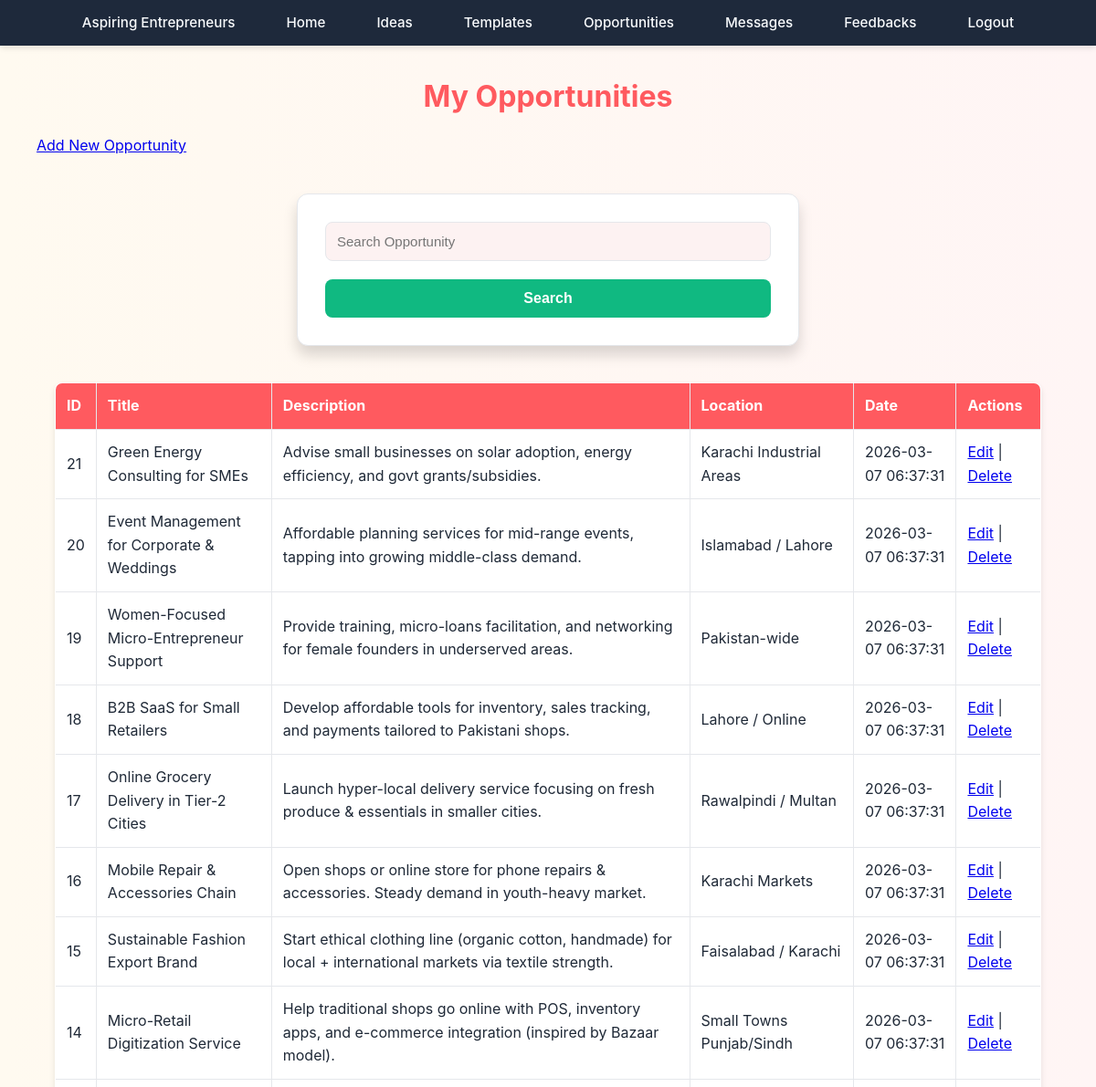
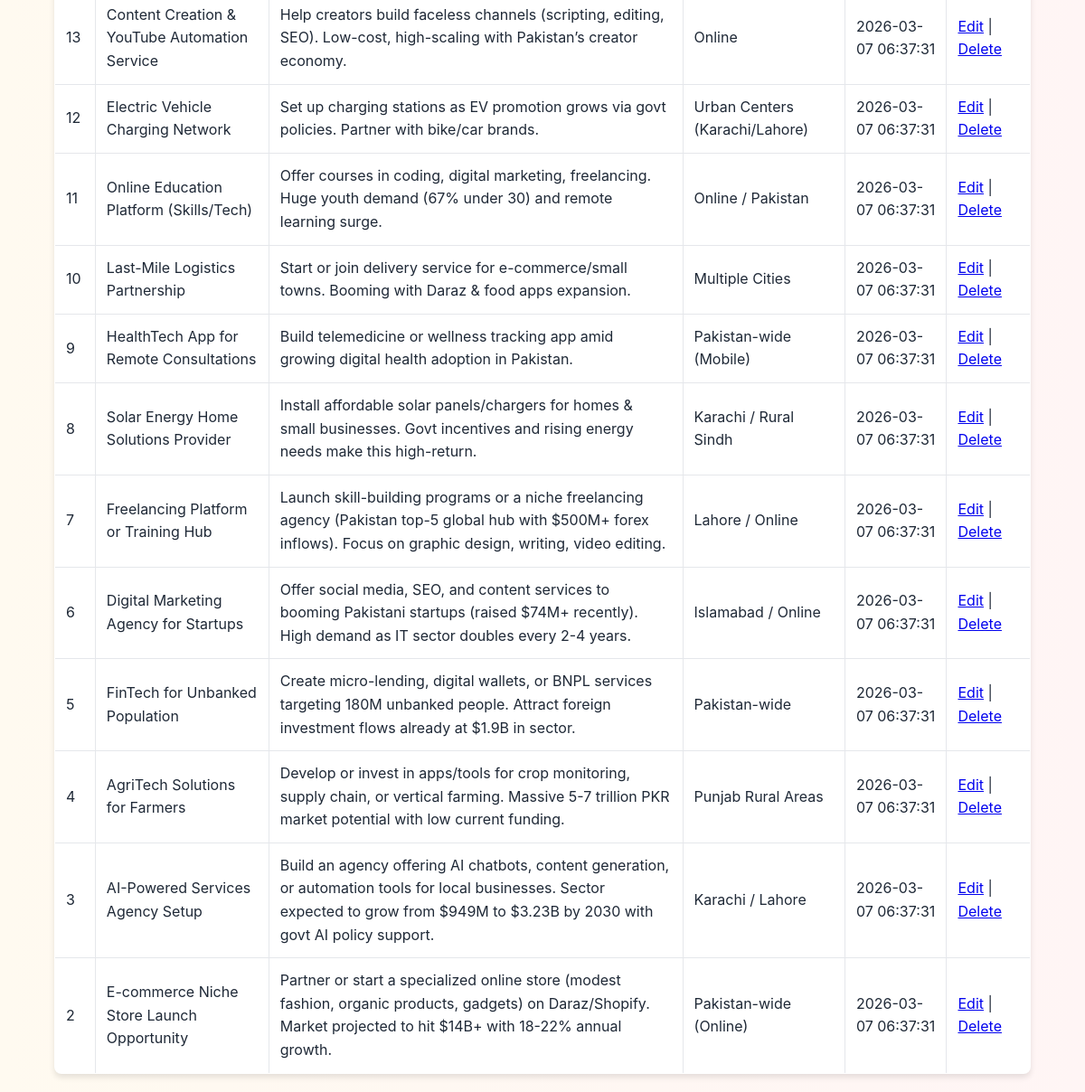
The page /agent/manage_opportunities.php (signed in) on the database its author committed (2 pictures, top to bottom).
### tables this page shows
CREATE TABLE `opportunities` (
  `opportunity_id` int(11) NOT NULL,
  `agent_id` int(11) DEFAULT NULL,
  `title` varchar(200) DEFAULT NULL,
  `description` text DEFAULT NULL,
  `location` varchar(150) DEFAULT NULL,
  `created_at` timestamp NOT NULL DEFAULT current_timestamp()
);

### agent/manage_opportunities.php (the view, shortened to what this page needs)
<?php
include "../config.php";
$agent_id = $_SESSION['agent_id'];
$searchQuery = "";
$opportunities = mysqli_query(
    $conn,
    "SELECT * FROM opportunities
WHERE agent_id = $agent_id
$searchQuery
ORDER BY opportunity_id DESC"
);
?>
<!DOCTYPE html>
<html>
<head>
    <link rel="stylesheet" href="../CSS/style.css">
</head>
<body>
    <?php include('navbar.php'); ?>
    <div>
        <h2>My Opportunities</h2>
        <a href="add_opportunity.php" style="margin:40px;">Add New Opportunity</a>
        <form method="get">
            <input type="text" name="search" placeholder="Search Opportunity"
                value="<?php echo isset($_GET['search']) ? htmlspecialchars($_GET['search']) : ''; ?>">
            <button type="submit">Search</button>
        </form>
        <table border="1" cellpadding="10">
            <tr>
                <th>ID</th>
                <th>Title</th>
                <th>Description</th>
                <th>Location</th>
                <th>Date</th>
                <th>Actions</th>
            </tr>
            <?php while ($row = mysqli_fetch_assoc($opportunities)) { ?>
                <tr>
                    <td><?php echo $row['opportunity_id']; ?></td>
                    <td><?php echo htmlspecialchars($row['title']); ?></td>
                    <td><?php echo htmlspecialchars($row['description']); ?></td>
                    <td><?php echo htmlspecialchars($row['location']); ?></td>
                    <td><?php echo $row['created_at']; ?></td>
                    <td>
                        <a href="edit_opportunity.php?id=<?php echo $row['opportunity_id']; ?>">Edit</a> |
                        <a href="?delete=<?php echo $row['opportunity_id']; ?>"
                            onclick="return confirm('Delete this opportunity?')">Delete</a>
                    </td>
                </tr>
            <?php } ?>
        </table>
    </div>
</body>
</html>

### CSS/style.css (style rules this page uses)
:root { --primary-color: #ff5a5f; --primary-hover: #e14d52; --secondary-color: #ffcc00; --secondary-hover: #e6b800; --text-primary: #1f2937; --text-secondary: #4b5563; --bg-primary: #ffffff; --bg-secondary: #fdf2f2; --border-color: #e5e7eb; --shadow-sm: 0 1px 2px rgba(0, 0, 0, 0.05); --shadow-md: 0 4px 6px rgba(0, 0, 0, 0.1); --shadow-lg: 0 10px 15px rgba(0, 0, 0, 0.15); }
* { margin: 0; padding: 0; box-sizing: border-box; }
body { font-family: 'Inter', sans-serif; background: linear-gradient(to right, #fffaf0, #fff5f5); color: var(--text-primary); line-height: 1.6; }
h1, h2, h3, h4, h5, h6 { margin-top: 30px; font-weight: 700; text-align: center; margin-bottom: 1rem; color: var(--primary-color); }
h2 { font-size: 2rem; }
form { max-width: 550px; margin: 40px auto; padding: 30px; background: var(--bg-primary); border-radius: 12px; box-shadow: var(--shadow-lg); border: 1px solid var(--border-color); }
input, select, textarea { width: 100%; padding: 12px; border: 1.5px solid var(--border-color); border-radius: 8px; margin-bottom: 20px; font-size: 15px; background-color: var(--bg-secondary); transition: border-color 0.2s, box-shadow 0.2s; }
button, input[type="submit"] { display: inline-block; width: 100%; background: #10b981; color: white; border: none; padding: 12px 20px; font-size: 1rem; font-weight: 600; cursor: pointer; border-radius: 8px; transition: all 0.2s ease; }
table { width: 90%; margin: 20px auto; border-collapse: collapse; background: var(--bg-primary); box-shadow: var(--shadow-md); border-radius: 8px; overflow: hidden; }
th, td { padding: 12px; border: 1px solid var(--border-color); text-align: left; }
th { background: var(--primary-color); color: white; }

### rows shown on the page
opportunities: opportunity_id "21", title "Green Energy Consulting for SMEs", description "Advise small businesses on solar adoption, energy efficiency, and govt grants/subsidies.", location "Karachi Industrial Areas", created_at "2026-03-07 06:37:31"
opportunities: opportunity_id "20", title "Event Management for Corporate & Weddings", description "Affordable planning services for mid-range events, tapping into growing middle-class demand.", location "Islamabad / Lahore", created_at "2026-03-07 06:37:31"
opportunities: opportunity_id "19", title "Women-Focused Micro-Entrepreneur Support", description "Provide training, micro-loans facilitation, and networking for female founders in underserved areas.", location "Pakistan-wide", created_at "2026-03-07 06:37:31"
opportunities: opportunity_id "18", title "B2B SaaS for Small Retailers", description "Develop affordable tools for inventory, sales tracking, and payments tailored to Pakistani shops.", location "Lahore / Online", created_at "2026-03-07 06:37:31"
opportunities: opportunity_id "17", title "Online Grocery Delivery in Tier-2 Cities", description "Launch hyper-local delivery service focusing on fresh produce & essentials in smaller cities.", location "Rawalpindi / Multan", created_at "2026-03-07 06:37:31"
opportunities: opportunity_id "16", title "Mobile Repair & Accessories Chain", description "Open shops or online store for phone repairs & accessories. Steady demand in youth-heavy market.", location "Karachi Markets", created_at "2026-03-07 06:37:31"
opportunities: opportunity_id "15", title "Sustainable Fashion Export Brand", description "Start ethical clothing line (organic cotton, handmade) for local + international markets via textile strength.", location "Faisalabad / Karachi", created_at "2026-03-07 06:37:31"
opportunities: opportunity_id "14", title "Micro-Retail Digitization Service", description "Help traditional shops go online with POS, inventory apps, and e-commerce integration (inspired by Bazaar model).", location "Small Towns Punjab/Sindh", created_at "2026-03-07 06:37:31"
opportunities: opportunity_id "13", title "Content Creation & YouTube Automation Service", description "Help creators build faceless channels (scripting, editing, SEO). Low-cost, high-scaling with Pakistan’s creator economy.", location "Online", created_at "2026-03-07 06:37:31"
opportunities: opportunity_id "12", title "Electric Vehicle Charging Network", description "Set up charging stations as EV promotion grows via govt policies. Partner with bike/car brands.", location "Urban Centers (Karachi/Lahore)", created_at "2026-03-07 06:37:31"
opportunities: opportunity_id "11", title "Online Education Platform (Skills/Tech)", description "Offer courses in coding, digital marketing, freelancing. Huge youth demand (67% under 30) and remote learning surge.", location "Online / Pakistan", created_at "2026-03-07 06:37:31"
opportunities: opportunity_id "10", title "Last-Mile Logistics Partnership", description "Start or join delivery service for e-commerce/small towns. Booming with Daraz & food apps expansion.", location "Multiple Cities", created_at "2026-03-07 06:37:31"
opportunities: opportunity_id "9", title "HealthTech App for Remote Consultations", description "Build telemedicine or wellness tracking app amid growing digital health adoption in Pakistan.", location "Pakistan-wide (Mobile)", created_at "2026-03-07 06:37:31"
opportunities: opportunity_id "8", title "Solar Energy Home Solutions Provider", description "Install affordable solar panels/chargers for homes & small businesses. Govt incentives and rising energy needs make this high-return.", location "Karachi / Rural Sindh", created_at "2026-03-07 06:37:31"
opportunities: opportunity_id "7", title "Freelancing Platform or Training Hub", description "Launch skill-building programs or a niche freelancing agency (Pakistan top-5 global hub with $500M+ forex inflows). Focus on graphic design, writing, video editing.", location "Lahore / Online", created_at "2026-03-07 06:37:31"
opportunities: opportunity_id "6", title "Digital Marketing Agency for Startups", description "Offer social media, SEO, and content services to booming Pakistani startups (raised $74M+ recently). High demand as IT sector doubles every 2-4 years.", location "Islamabad / Online", created_at "2026-03-07 06:37:31"
opportunities: opportunity_id "5", title "FinTech for Unbanked Population", description "Create micro-lending, digital wallets, or BNPL services targeting 180M unbanked people. Attract foreign investment flows already at $1.9B in sector.", location "Pakistan-wide", created_at "2026-03-07 06:37:31"
opportunities: opportunity_id "4", title "AgriTech Solutions for Farmers", description "Develop or invest in apps/tools for crop monitoring, supply chain, or vertical farming. Massive 5-7 trillion PKR market potential with low current funding.", location "Punjab Rural Areas", created_at "2026-03-07 06:37:31"
opportunities: opportunity_id "3", title "AI-Powered Services Agency Setup", description "Build an agency offering AI chatbots, content generation, or automation tools for local businesses. Sector expected to grow from $949M to $3.23B by 2030 with govt AI policy support.", location "Karachi / Lahore", created_at "2026-03-07 06:37:31"
opportunities: opportunity_id "2", title "E-commerce Niche Store Launch Opportunity", description "Partner or start a specialized online store (modest fashion, organic products, gadgets) on Daraz/Shopify. Market projected to hit $14B+ with 18-22% annual growth.", location "Pakistan-wide (Online)", created_at "2026-03-07 06:37:31"
